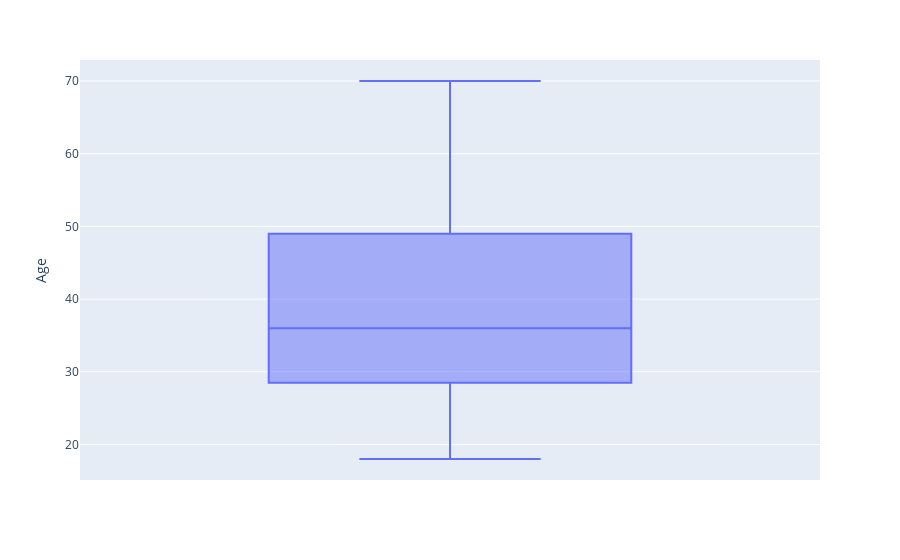

This figure's notebook cell:
### Code cell
boxplot = px.box(df, y="Age")
boxplot.show()

### Figure 1 — Plotly figure (JSON) as saved in the notebook; plotly's stock layout.template omitted (floating-point values rounded to 4 significant figures; data arrays with more than 128 entries replaced by an {"elided": "..."} marker saying what was removed)
{"data": [{"alignmentgroup": "True", "hovertemplate": "Age=%{y}<extra></extra>", "legendgroup": "", "marker": {"color": "#636efa"}, "name": "", "notched": false, "offsetgroup": "", "orientation": "v", "showlegend": false, "type": "box", "x0": " ", "xaxis": "x", "y": {"elided": "200 int values"}, "y0": " ", "yaxis": "y"}], "layout": {"boxmode": "group", "legend": {"tracegroupgap": 0}, "margin": {"t": 60}, "xaxis": {"anchor": "y", "domain": [0, 1]}, "yaxis": {"anchor": "x", "domain": [0, 1], "title": {"text": "Age"}}}}
